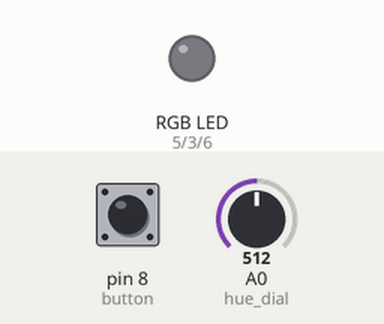
Recording of a sketch running on a simulated Arduino Uno, built with avr-gcc and run on an emulated ATmega328P. Shown: an RGB LED mixed from three pins (HIGH = lit). Dashed ring = blinking. The inputs (shaded band) are chosen by the test bench; at power-on: pin 8 (button) HIGH, A0 (hue_dial) = 512. Dim RGB values are drawn brighter than linear.

Above: at 1.2 s.
1.3 s: pin 8 (button) pulled LOW for 1 s
At 3.3 s:
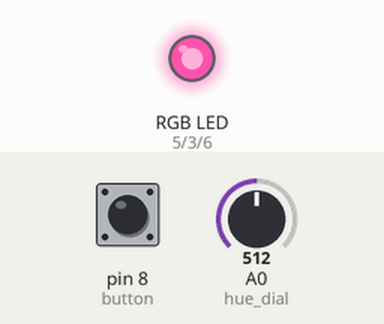
3.8 s: A0 (hue_dial) set to 716
At 4.2 s:
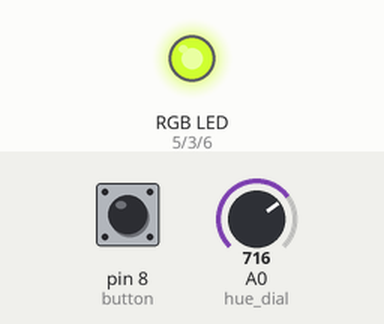
5.3 s: pin 8 (button) pulled LOW for 0.15 s
At 5.8 s:
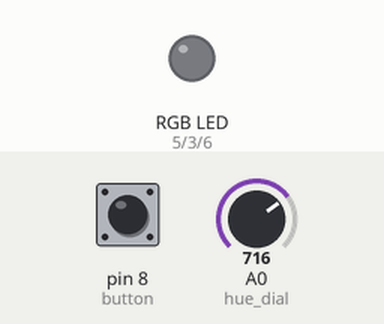
7.0 s: pin 8 (button) pulled LOW for 3.2 s
At 7.46 s:
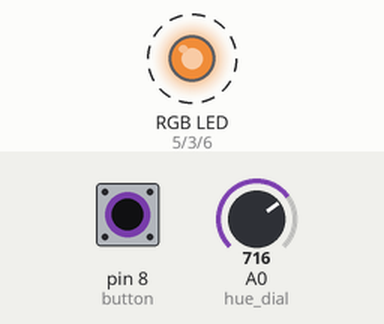
11.7 s: pin 8 (button) driven LOW
At 11.86 s:
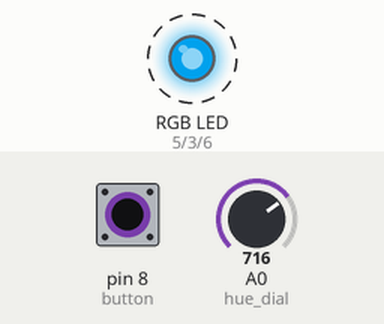
14.7 s: A0 (hue_dial) set to 661
17.7 s: A0 (hue_dial) set to 645
Timing chart, 0 to 21.7 s (numbered marks = the images above; inputs shaded):
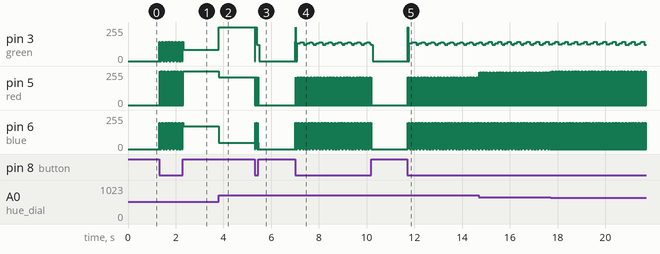

Measured:
- after the input at 1.3 s, pin 3 (green): 0/255 → 143/255 at once, then repeats every 0.04 s: 83/255 0.01 s, 0/255 0.01 s, 143/255 0.01 s, until it stays 83/255 from 2.3 s; pin 5 (red): alternates 255/255 for 0.01 s and 0/255 for 0.02 s, 55 changes in all, then stays 255/255, starting at once
- after the input at 3.8 s, pin 3 (green): 83/255 → 255/255 at once; pin 5 (red): 255/255 → 207/255 at once; pin 6 (blue): 172/255 → 48/255 at once
- after the input at 5.3 s, pin 3 (green): 255/255 → 121/255 at once, → 0/255 0.20 s later; pin 5 (red): alternates 207/255 for 0.01 s and 0/255 for 0.02 s, 9 changes in all, then stays 0/255, starting at once; pin 6 (blue): 48/255 → 0/255 at once, then repeats every 0.04 s: 197/255 0.01 s, 48/255 0.01 s, 0/255 0.01 s, until it stays 0/255 from 5.5 s
- after the input at 7.0 s, pin 5 (red): alternates 207/255 for 0.01 s and 0/255 for 0.02 s, 176 changes in all, then stays 0/255, starting at once; pin 6 (blue): 0/255 → 197/255 at once, then repeats every 0.04 s: 48/255 0.01 s, 0/255 0.01 s, 197/255 0.01 s, until it stays 0/255 from 10.2 s
- after the input at 11.7 s, pin 5 (red): alternates 207/255 for 0.01 s and 0/255 for 0.02 s, starting at once; pin 6 (blue): 0/255 → 197/255 at once, then repeats every 0.04 s: 48/255 0.01 s, 0/255 0.01 s, 197/255 0.01 s

The sketch:

lampN.ino
```cpp
/*
 lamp with hue knob + a mode switch
*/

#include <FastLED.h>

const int button = 8;
const int hue_dial = A0;
const int red = 5;
const int green = 3;
const int blue = 6;
CHSV colorWheel(0, 255, 255);
CRGB outColor;

void setup()
{
  pinMode(button, INPUT_PULLUP);
  Serial.begin(9600);
}

void loop()
{
  static uint8_t mode = 0; // 0 to 2: cold white, warm white, colors
  static bool old_bval = false;

  readButton(button, &mode, &old_bval);
  if (mode == 0) {
    white(true);
  } else if (mode == 1) {
    white(false);
  } else if (mode == 2) {
    colorWheel.hue = map(analogRead(hue_dial), 0, 1023, 0 ,255);
    hsv2rgb_rainbow(colorWheel, outColor);
    analogWrite(red, 255 - outColor.red);
    analogWrite(blue, 255 - outColor.blue);
    analogWrite(green, 255 - outColor.green);
  }
  delay(2);
}

/** white */
void white(bool select)
{
  if (select) {
    analogWrite(red, 0);
    analogWrite(blue, 0);
    analogWrite(green, 0);
  } else {
    analogWrite(red, 0);
    analogWrite(green, 143);
    analogWrite(blue, 197);
  }
}

/** button with debouncing; increments bstate and updates old_bval
  @param pin: button pin (input pullup)
  @param bstate: the current button state
  @param old_bval: previous button reading
*/
void readButton(const int pin, uint8_t* bstate, bool* old_bval)
{
  bool bval = digitalRead(pin);
  if (!bval && old_bval) {
    *bstate = (*bstate + 1) % 3;
    delay(10);
  }
  *old_bval = bval;
}
```
